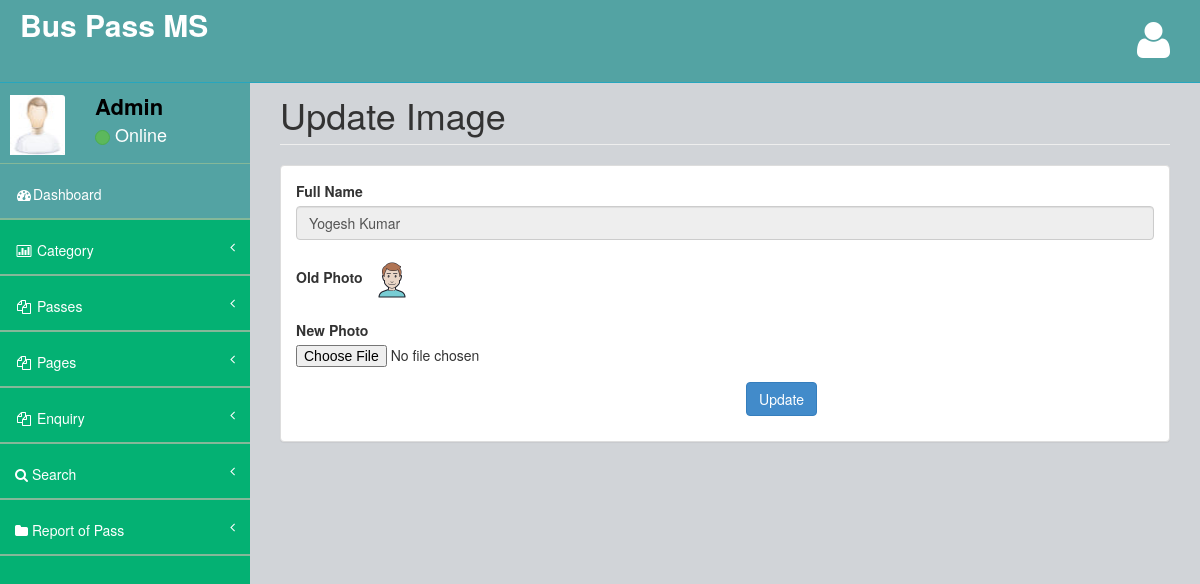
The app's page /admin/changeimage.php?editid=1 (signed in) with its own data.
### tables this page shows
CREATE TABLE `tblpass` (
  `ID` int(10) NOT NULL,
  `PassNumber` varchar(200) DEFAULT NULL,
  `FullName` varchar(200) DEFAULT NULL,
  `ProfileImage` varchar(200) DEFAULT NULL,
  `ContactNumber` bigint(10) DEFAULT NULL,
  `Email` varchar(200) DEFAULT NULL,
  `IdentityType` varchar(200) DEFAULT NULL,
  `IdentityCardno` varchar(200) DEFAULT NULL,
  `Category` varchar(100) DEFAULT NULL,
  `Source` varchar(200) DEFAULT NULL,
  `Destination` varchar(200) DEFAULT NULL,
  `FromDate` varchar(200) DEFAULT NULL,
  `ToDate` varchar(200) DEFAULT NULL,
  `Cost` decimal(10,0) DEFAULT NULL,
  `PasscreationDate` timestamp NULL DEFAULT current_timestamp()
);

### admin/changeimage.php (the view, shortened to what this page needs)
<?php
include('includes/dbconnection.php');
if (strlen($_SESSION['bpmsaid']==0)) {
  header('location:logout.php');
  } else{
?>
<!DOCTYPE html>
<html>
<head>
    <link href="assets/plugins/bootstrap/bootstrap.css" rel="stylesheet" />
    <link href="assets/font-awesome/css/font-awesome.css" rel="stylesheet" />
    <link href="assets/plugins/pace/pace-theme-big-counter.css" rel="stylesheet" />
   <link href="assets/css/style.css" rel="stylesheet" />
      <link href="assets/css/main-style.css" rel="stylesheet" />
</head>
<body>
    <div id="wrapper">
      <?php include_once('includes/header.php');?>
        <?php include_once('includes/sidebar.php');?>
          <div id="page-wrapper">
            <div class="row">
                <div class="col-lg-12">
                    <h1 class="page-header">Update Image</h1>
                </div>
            </div>
            <div class="row">
                <div class="col-lg-12">
                    <div class="panel panel-default">
                        <div class="panel-body">
                            <div class="row">
                                <div class="col-lg-12">
                                    <form method="post" enctype="multipart/form-data">
                                      <?php
$eid=$_GET['editid'];
$sql="SELECT * from  tblpass where ID=$eid";
$query = $dbh -> prepare($sql);
$query->execute();
$results=$query->fetchAll(PDO::FETCH_OBJ);
$cnt=1;
if($query->rowCount() > 0)
{
foreach($results as $row)
{               ?>
                   <div class="form-group"> <label for="exampleInputEmail1">Full Name</label> <input type="text" name="fullname" value="<?php  echo $row->FullName;?>" class="form-control" readonly='true'> </div>
    <div class="form-group"> <label for="exampleInputEmail1">Old Photo</label> <img src="images/<?php echo $row->ProfileImage;?>" width="50" height="50" value="<?php  echo $row->ProfileImage;?>"> </div>
   <div class="form-group"> <label for="exampleInputEmail1">New Photo</label> <input type="file" name="propic" accept="image/*"> </div>
     <?php $cnt=$cnt+1;}} ?>
     <p style="padding-left: 450px"><button type="submit" class="btn btn-primary" name="submit" id="submit">Update</button></p> </form>
                                </div>
                            </div>
                        </div>
                    </div>
                </div>
            </div>
        </div>
    </div>
</body>
</html>
<?php }  ?>

### admin/includes/sidebar.php (shortened to what this page needs)
<?php
include('includes/dbconnection.php');
?>
        <nav class="navbar-default navbar-static-side" role="navigation">
            <div class="sidebar-collapse">
                <ul class="nav" id="side-menu">
                    <li>
                        <div class="user-section">
                            <div class="user-section-inner">
                                <img src="assets/img/user.jpg" alt="">
                            </div>
                            <div class="user-info">
                                <?php
$aid=$_SESSION['bpmsaid'];
$sql="SELECT AdminName from  tbladmin where ID=:aid";
$query = $dbh -> prepare($sql);
$query->bindParam(':aid',$aid,PDO::PARAM_STR);
$query->execute();
$results=$query->fetchAll(PDO::FETCH_OBJ);
$cnt=1;
if($query->rowCount() > 0)
{
foreach($results as $row)
{               ?>
                                <div><strong><?php  echo $row->AdminName;?></strong></div>
                                <div class="user-text-online">
                                    <span class="user-circle-online btn btn-success btn-circle "></span>&nbsp;Online
                                </div>
                            </div>
                            <?php $cnt=$cnt+1;}} ?>
                        </div>
                    </li>
                    <li class="selected">
                        <a href="dashboard.php"><i class="fa fa-dashboard fa-fw"></i>Dashboard</a>
                    </li>
                    <li>
                        <a href="#"><i class="fa fa-bar-chart-o fa-fw"></i> Category<span class="fa arrow"></span></a>
                    </li>
                    <li>
                        <a href="#"><i class="fa fa-files-o fa-fw"></i> Passes<span class="fa arrow"></span></a>
                    </li>
                    <li>
                        <a href="#"><i class="fa fa-files-o fa-fw"></i> Pages<span class="fa arrow"></span></a>
                    </li>
                    <li>
                        <a href="#"><i class="fa fa-files-o fa-fw"></i> Enquiry<span class="fa arrow"></span></a>
                    </li>
                    <li>
                        <a href="search-pass.php"><i class="fa fa-search"></i>  Search<span class="fa arrow"></span></a>
                        </li>
                        <li>
                        <a href="pass-bwdates-report.php"><i class="fa fa-folder"></i>  Report of Pass<span class="fa arrow"></span></a>
                        </li>
                </ul>
            </div>
        </nav>

### admin/assets/css/style.css (style rules this page uses)
body { background-color: #f8f8f8; }
#wrapper { width: 100%; margin-top: 55px!important; background-color:#04B173; }
#page-wrapper { padding: 0 15px; min-height: 568px; background-color:rgb(209, 212, 216); }
.navbar-static-side ul li { border-bottom:1px solid #84B899 !important; }
.arrow { float: right; }
.fa.arrow:before { content: "\f104"; }
@media (min-width:768px) { .navbar-static-side { z-index: 1; position: absolute; width: 250px; } }
.btn-circle { width: 30px; height: 30px; padding: 6px 0; border-radius: 15px; text-align: center; font-size: 12px; line-height: 1.428571429; }

### admin/assets/css/main-style.css (style rules this page uses)
.user-section-inner { height: 65px; width: 65px; -moz-border-radius: 3px; -webkit-border-radius: 3px; border-radius: 3px; overflow: hidden; display: inline-block; float: left; margin-right: 15px; margin-top: 20px; }
.user-section-inner img { margin-left:10px; width:55px; height:60px; }
.user-info { display: block; color:#000!important; display: inline-block; padding: 15px; margin-bottom: 0px }
.user-text-online { font-size:18px; color:#fff }
.user-circle-online { width: 15px!important; height: 15px!important; }
.nav > li > a { padding: 20px 15px; }
#side-menu { background-color:#04B173; }
#side-menu a { color:#fff; border-bottom: 1px solid #84B899 !important; height: 55px; }
.selected { background-color:rgb(83, 163, 163); }
.navbar-default { border-color: #27A6BE; }
@media (min-width:768px) { #page-wrapper { position: inherit; margin: 0 0 0 250px; padding: 0 30px; min-height: 1000px; } }

### records on screen
tblpass: fullname "Yogesh Kumar", ProfileImage (picture)

### other values on screen
$row->AdminName "Admin"
